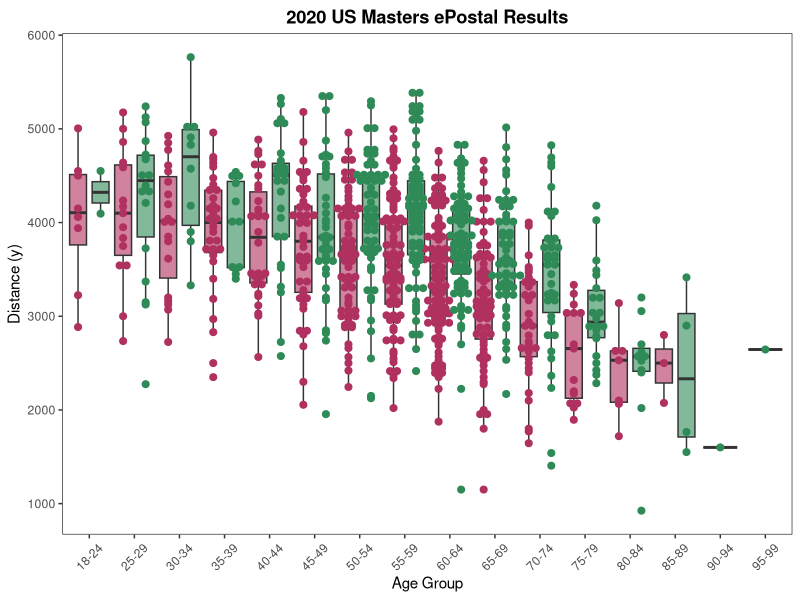

Write the R code that produced this figure.
library(dplyr)
library(ggplot2)

Postal <- read.csv("Postal.csv")

facet_labs <- c("Women", "Men")
names(facet_labs) <- c("F", "M")

Postal %>%
  filter(Year == 2020) %>%
  ggplot(aes(y = Distance, x = Age_Group)) +
  geom_boxplot(aes(fill = as.factor(Gender)), alpha = 0.6, position = position_dodge(1), outlier.shape = NA) +
  geom_dotplot(
    aes(color =  as.factor(Gender), fill = as.factor(Gender)),
    binaxis = "y",
    stackdir = 'center',
    position = position_dodge(1),
    binwidth = 25,
    dotsize = 3
  ) +
  #geom_jitter(position = position_jitter(width = 0.1), alpha = 0.5) +
  theme_bw() +
  labs(x = "Age Group", y = "Distance (y)",
       title = "2020 US Masters ePostal Results") +
  theme(
    legend.title = element_blank(),
    panel.grid.major = element_line(color = "white"),
    panel.grid.minor = element_line(color = "white")
  ) +
  theme(plot.title = element_text(hjust = 0.5, vjust = 0.5, face = "bold")) +
  theme(
    # legend.position = "bottom",
    # legend.key.size = unit(3, "line"),
    axis.text.x  = element_text(angle = 45, vjust = 0.5),
  ) +
  scale_fill_manual(
    values = c("F" = "maroon", "M" = "seagreen"),
    labels = c("F" = "Female", "M" = "Male")
  ) +
  scale_color_manual(values = c("F" = "maroon", "M" = "seagreen")) +
  guides(color = FALSE, alpha = FALSE, fill = FALSE)
  # facet_wrap(.~Gender, labeller =  labeller(Gender = facet_labs))
